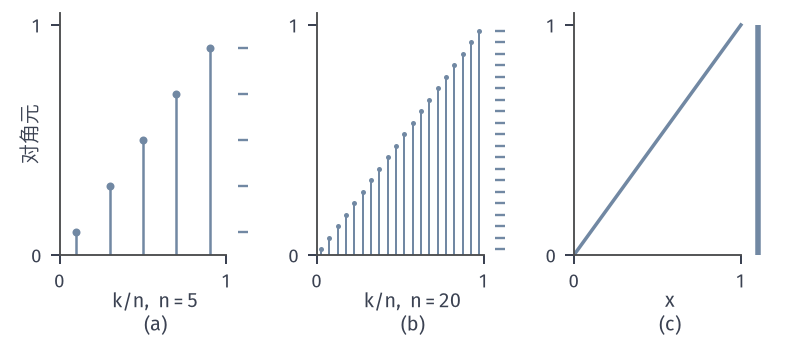

Recreate this plot in Python.
from pathlib import Path
import sys
ROOT = next(p for p in Path(__file__).resolve().parents if (p/"build.sh").is_file() and (p/"tex/book.tex").is_file())
sys.path.insert(0, str(ROOT/"figures/00-shared/mathematical-preliminaries-upper/00-shared/comprehension-figures"))
from support import figure, save, BLUE, GREEN, YELLOW, RED, PURPLE, INK, MUTED, GRID, BLUE_FILL, GREEN_FILL, YELLOW_FILL, RED_FILL, PURPLE_FILL
import numpy as np

def panel_labels(fig, axes, y=.015):
    for ax, s in zip(axes, "(a) (b) (c)".split()):
        q = ax.get_position(); fig.text((q.x0+q.x1)/2, y, s, ha="center", va="bottom")

# Diagonal matrices D_n = diag((k-1/2)/n) sample the multiplication operator (Mf)(x)=x f(x) on L2(0,1).
fig, axes = figure(width_mm=112, height_mm=48, ncols=3)
fig.set_layout_engine(None)
fig.subplots_adjust(left=.075, right=.965, top=.96, bottom=.25, wspace=.34)
for ax, n in zip(axes[:2], (5, 20)):
    xk = (np.arange(1, n+1)-.5)/n
    ax.vlines(xk, 0, xk, color=BLUE, lw=1.0 if n == 5 else .8)
    ax.plot(xk, xk, 'o', color=BLUE, ms=3.2 if n == 5 else 2.0, mew=0)
    ax.hlines(xk, 1.07, 1.13, color=BLUE, lw=.95, clip_on=False)
ax = axes[2]
x = np.linspace(0, 1, 201)
ax.plot(x, x, color=BLUE, lw=1.4)
ax.plot([1.1, 1.1], [0, 1], color=BLUE, lw=2.2, solid_capstyle='butt', clip_on=False)
for ax, n in zip(axes, (r'$k/n,\ n=5$', r'$k/n,\ n=20$', r'$x$')):
    ax.set_xlim(0, 1.15); ax.set_ylim(0, 1.05); ax.set_xticks([0, 1]); ax.set_yticks([0, 1]); ax.spines['bottom'].set_bounds(0, 1)
    ax.set_xlabel(n, labelpad=0)
axes[0].set_ylabel('对角元', labelpad=-4)
panel_labels(fig, axes)
save(fig, Path(__file__).resolve().parent, 'figure', {'formula': 'D_n=diag((k-1/2)/n), n=5,20; limit (Mf)(x)=x f(x); ticks at right mark the eigenvalues / spectrum'})
